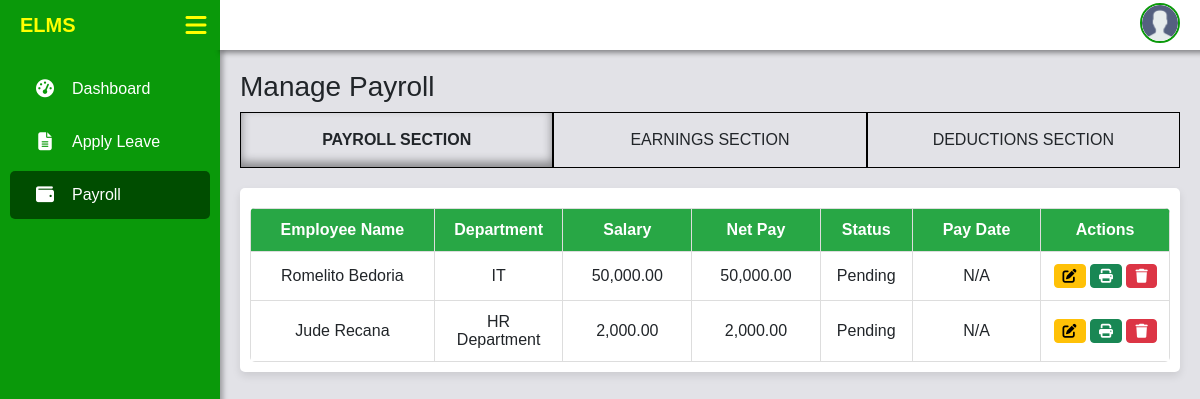
/admin/manage_payroll.php, run on an earlier commit of the app's database.
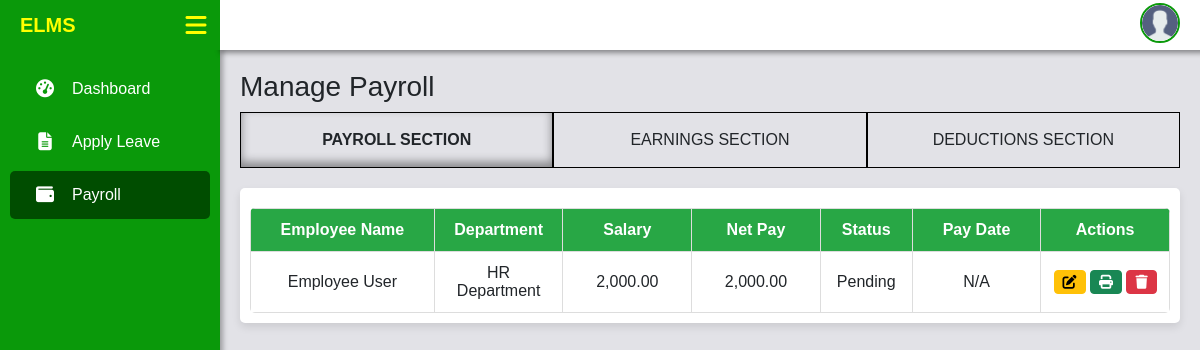
And on a later commit of the database.
### tables this page shows
CREATE TABLE `users` (
  `user_id` int(11) NOT NULL,
  `first_name` varchar(50) NOT NULL,
  `middle_name` varchar(50) DEFAULT NULL,
  `last_name` varchar(50) NOT NULL,
  `email` varchar(100) NOT NULL,
  `password` varchar(255) NOT NULL,
  `role` enum('Admin','Employee') NOT NULL,
  `gender` enum('Male','Female') NOT NULL,
  `phone` varchar(20) DEFAULT NULL,
  `address` text DEFAULT NULL,
  `birthdate` date DEFAULT NULL,
  `employment_start_date` date DEFAULT NULL,
  `employment_end_date` date DEFAULT NULL,
  `department_id` int(11) DEFAULT NULL,
  `created_at` timestamp NOT NULL DEFAULT current_timestamp(),
  `profile_picture` varchar(255) DEFAULT NULL,
  `employee_type` varchar(50) NOT NULL,
  `salary` decimal(10,2) NOT NULL DEFAULT 0.00,
  `leave_balance` int(11) NOT NULL DEFAULT 0,
  `reset_token` varchar(64) DEFAULT NULL,
  `token_expiry` datetime DEFAULT NULL
);

CREATE TABLE `departments` (
  `id` int(11) NOT NULL,
  `department_name` varchar(100) NOT NULL,
  `department_description` text DEFAULT NULL,
  `created_at` timestamp NOT NULL DEFAULT current_timestamp()
);

### admin/manage_payroll.php (the view, shortened to what this page needs)
<?php
    include '../includes/navbar.php';
?>
<!DOCTYPE html>
<html lang="en">
<head>
    <link rel="stylesheet" href="https://cdn.datatables.net/2.2.2/css/dataTables.dataTables.css" />
    <link href="https://cdn.jsdelivr.net/npm/bootstrap@5.3.0/dist/css/bootstrap.min.css" rel="stylesheet">
</head>
<body>
    <div class="content">
        <h3>Manage Payroll</h3>
        <div class="tabs">
            <div class="tab active" onclick="switchTab(event, 'payroll')">PAYROLL SECTION</div>
            <div class="tab" onclick="switchTab(event, 'earnings')">EARNINGS SECTION</div>
            <div class="tab" onclick="switchTab(event, 'deductions')">DEDUCTIONS SECTION</div>
        </div>
        <div id="payroll" class="tab-content active">
            <div class="payroll-container">
                <table class="payroll-table" id="payrollTable" style="width:100%">
                    <thead>
                        <tr>
                            <th>Employee Name</th>
                            <th>Department</th>
                            <th>Salary</th>
                            <th>Net Pay</th>
                            <th>Status</th>
                            <th>Pay Date</th>
                            <th>Actions</th>
                        </tr>
                    </thead>
                    <tbody>
                        <?php
                            try {
                                $stmt = $pdo->prepare("SELECT u.user_id, u.first_name, u.last_name,
                                                            d.department_name,
                                                            COALESCE(p.salary, u.salary, 0.00) AS salary,
                                                            COALESCE(p.net_pay, u.salary - (COALESCE(p.deductions, 0)), 0.00) AS net_pay,
                                                            COALESCE(p.status, 'pending') AS status,
                                                            COALESCE(p.pay_date, 'N/A') AS pay_date
                                                        FROM users u
                                                        LEFT JOIN departments d ON u.department_id = d.id
                                                        LEFT JOIN payroll p ON u.user_id = p.user_id
                                                        AND p.pay_date = (SELECT MAX(pay_date) FROM payroll WHERE user_id = p.user_id)
                                                        WHERE u.role = 'Employee'
                                                        ORDER BY u.last_name ASC, p.pay_date DESC");
                                $stmt->execute();
                                $payrolls = $stmt->fetchAll(PDO::FETCH_ASSOC);
                                foreach ($payrolls as $row):
                        ?>
                        <tr>
                            <td><?= htmlspecialchars($row['first_name'] . ' ' . $row['last_name']); ?></td>
                            <td><?= htmlspecialchars($row['department_name']); ?></td>
                            <td class="salary"><?= number_format($row['salary'], 2); ?></td>
                            <td class="net-pay"><?= number_format($row['net_pay'], 2); ?></td>
                            <td class="<?= ($row['status'] == 'paid') ? 'status-approved' : 'status-pending'; ?>">
                                <?= htmlspecialchars(ucfirst($row['status'])); ?>
                            </td>
                            <td><?= htmlspecialchars($row['pay_date']); ?></td>
                            <td>
                                <button class="btn btn-sm btn-warning" data-bs-toggle="tooltip" data-bs-placement="top" title="Edit"
                                    onclick="openEditModal(<?= $row['user_id']; ?>)">
                                    <i class="fas fa-edit"></i>
                                </button>
                                <button class="btn btn-sm btn-success" data-bs-toggle="tooltip" data-bs-placement="top" title="Print Payslip"
                                    onclick="window.location.href='print_payslip.php?id=<?= $row['user_id']; ?>'">
                                    <i class="fas fa-print"></i>
                                </button>
                                <button class="btn btn-sm btn-danger" data-bs-toggle="tooltip" data-bs-placement="top" title="Delete Payroll"
                                    onclick="confirmDelete(<?= $row['user_id']; ?>)">
                                    <i class="fas fa-trash"></i>
                                </button>
                            </td>
                        </tr>
                        <?php
                                endforeach;
                            } catch (PDOException $e) {
                                echo "<tr><td colspan='7'>Error: " . $e->getMessage() . "</td></tr>";
                            }
                        ?>
                    </tbody>
                </table>
            </div>
        </div>
    </div>
</body>
</html>

What changed in the data, as far as the page shows it:
removed users: first_name+last_name "Romelito Bedoria", department.department_name "IT", salary "50,000.00", net_pay "50,000.00", status "Pending", pay_date "N/A"
changed users "HR Department": first_name+last_name "Jude Recana" → "Employee User"
